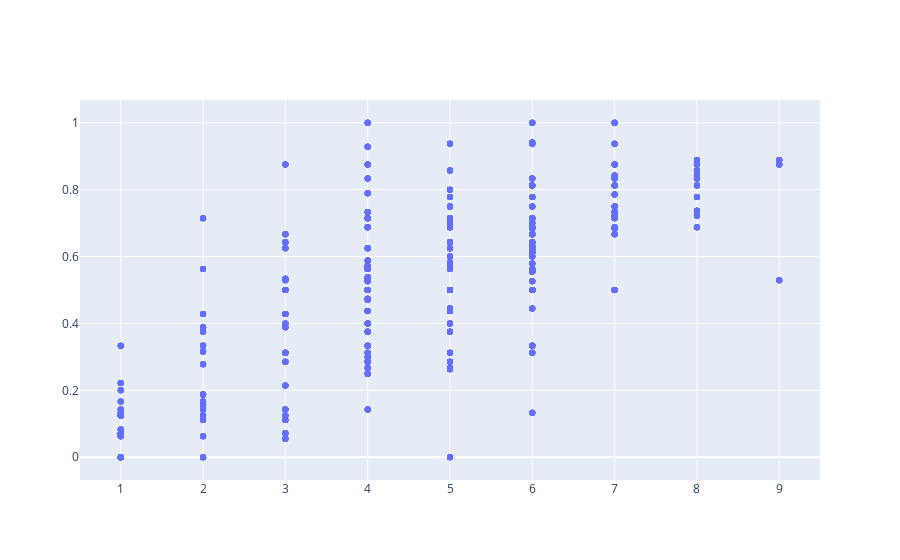

The notebook cell saved with this chart:
### Code cell
fig = go.Figure()
fig.add_trace(go.Scatter(
    x=ndf['>0'],
    y=ndf['W']/ndf['G'],
    mode='markers',
    text=ndf['id']
    
))
fig.show()
fig = px.box(ndf, x='>0', y='Pct')
fig.show()

### Figure 1 — Plotly figure (JSON) as saved in the notebook; plotly's stock layout.template omitted (floating-point values rounded to 4 significant figures; data arrays with more than 128 entries replaced by an {"elided": "..."} marker saying what was removed)
{"data": [{"mode": "markers", "text": {"elided": "2148 str values"}, "type": "scatter", "x": {"elided": "2148 int values"}, "y": {"elided": "2148 float values"}}], "layout": {}}
